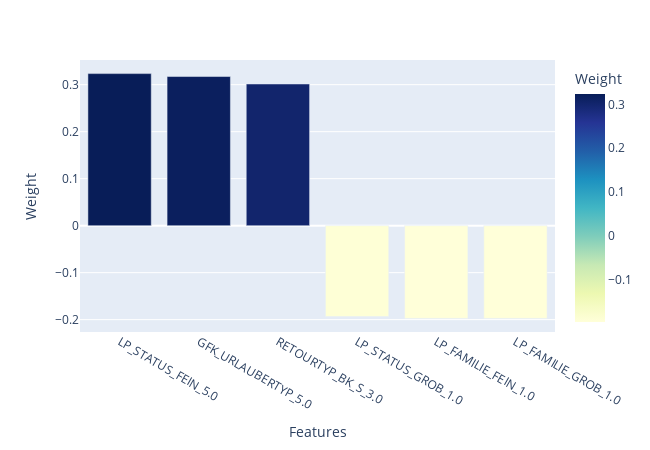

The cell this chart's notebook holds for it:
### Markdown cell above
The features that are positively correlated with Principal Component 4 are:
- Customers with an estimated age between 46 and 60 years old (ALTERSKATEGORIE_GROB_3.0)
- Customers with the highest affinity for the personality typology: sensual-minded (SEMIO_LUST_1.0)
- Customers that have a low affinity for the financial typology: be prepared (FINANZ_VORSORGER_4.0)

The features that are negatively correlated with Principal Component 4 are:
- Customers with the highest affinity for the personality typology: traditional-minded (SEMIO_TRADV_1.0)
- Customers with an estimated age of less than 45 years old (ALTERSKATEGORIE_GROB_1.0 & ALTERSKATEGORIE_GROB_2.0)

### Code cell
# PC-0 had the largest negative impact on the PCA weights for Cluster-8
map_pca_weights(azdias, 1, 3)

### Figure 1 — Plotly figure (JSON) as saved in the notebook; plotly's stock layout.template omitted (floating-point values rounded to 4 significant figures)
{"data": [{"alignmentgroup": "True", "hovertemplate": "Features=%{x}<br>Weight=%{marker.color}<extra></extra>", "legendgroup": "", "marker": {"color": [0.3236, 0.3173, 0.3014, -0.1932, -0.1974, -0.1974], "coloraxis": "coloraxis", "pattern": {"shape": ""}}, "name": "", "offsetgroup": "", "orientation": "v", "showlegend": false, "textposition": "auto", "type": "bar", "x": ["LP_STATUS_FEIN_5.0", "GFK_URLAUBERTYP_5.0", "RETOURTYP_BK_S_3.0", "LP_STATUS_GROB_1.0", "LP_FAMILIE_FEIN_1.0", "LP_FAMILIE_GROB_1.0"], "xaxis": "x", "y": [0.3236, 0.3173, 0.3014, -0.1932, -0.1974, -0.1974], "yaxis": "y"}], "layout": {"barmode": "relative", "coloraxis": {"colorbar": {"title": {"text": "Weight"}}, "colorscale": [[0, "rgb(255,255,217)"], [0.125, "rgb(237,248,177)"], [0.25, "rgb(199,233,180)"], [0.375, "rgb(127,205,187)"], [0.5, "rgb(65,182,196)"], [0.625, "rgb(29,145,192)"], [0.75, "rgb(34,94,168)"], [0.875, "rgb(37,52,148)"], [1, "rgb(8,29,88)"]]}, "height": 450, "legend": {"tracegroupgap": 0}, "margin": {"t": 60}, "width": 650, "xaxis": {"anchor": "y", "domain": [0, 1], "title": {"text": "Features"}}, "yaxis": {"anchor": "x", "domain": [0, 1], "title": {"text": "Weight"}}}}
